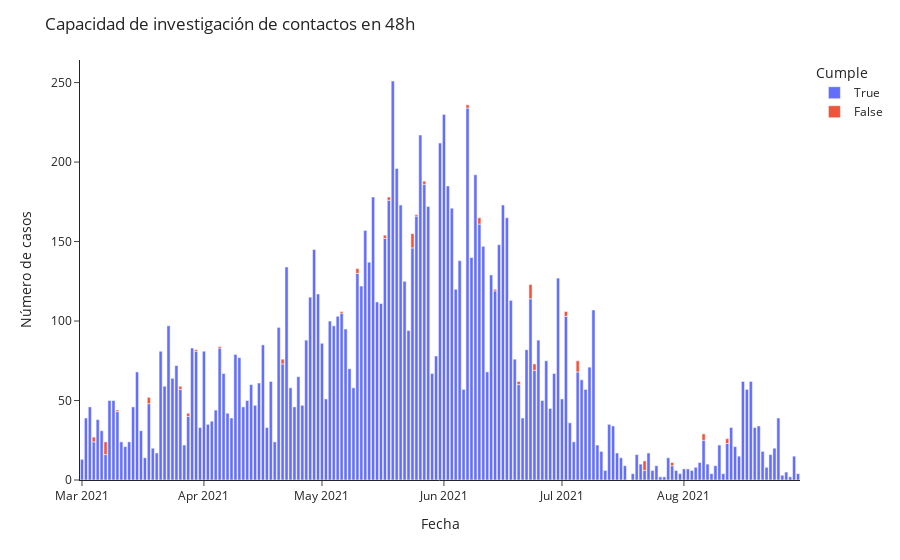

The notebook cell saved with this chart:
### Code cell
# Crea gráfico de etapa_clinica regional por semana epidemiologica

px.bar(df_seguimiento_ind7_clean.groupby(['fecha_cumple_requisitos','dif_ind7']).count()[['n_folio']].reset_index(),
        x= 'fecha_cumple_requisitos',
        y= 'n_folio',
        color= 'dif_ind7',
        labels={'dif_ind7':'Cumple'}, 
       ).update_layout(title= 'Capacidad de investigación de contactos en 48h',
                    yaxis_title='Número de casos',
                    xaxis_title='Fecha',
                    template='simple_white',
                      )                 
                    #xaxis=dict(tickmode = 'array',
                     #             tickvals = list(range(12,88,3)),
                      #            ticktext = list(list(range(12,54,3))+list(range(1,88,3))),
                      #           ),
               #     ).add_vline(x=53.5, line_width=3, line_dash='dash', line_color='gray'
                #               ).add_vrect(x0='50', x1='50', 
                 #                          annotation_text='2020', 
                  #                         annotation_position='top right',
                   #                        annotation=dict(font_size=18, 
                    #                                       font_family="'Open Sans', verdana, arial, sans-serif"),
                     #                                      opacity=0, 
                      #                                     line_width=0
                       #                   ).add_vrect(x0='84', x1='86', 
                        #                   annotation_text='2021', 
                         #                  annotation_position='top right',
                          #                 annotation=dict(font_size=18, 
                           #                                font_family="'Open Sans', verdana, arial, sans-serif"),
                            #                               opacity=0, 
                             #                              line_width=0)

### Figure 1 — Plotly figure (JSON) as saved in the notebook; plotly's stock layout.template omitted (floating-point values rounded to 4 significant figures; data arrays with more than 128 entries replaced by an {"elided": "..."} marker saying what was removed)
{"data": [{"alignmentgroup": "True", "hovertemplate": "Cumple=True<br>fecha_cumple_requisitos=%{x}<br>n_folio=%{y}<extra></extra>", "legendgroup": "True", "marker": {"color": "#636efa"}, "name": "True", "offsetgroup": "True", "orientation": "v", "showlegend": true, "textposition": "auto", "type": "bar", "x": {"elided": "182 str values"}, "xaxis": "x", "y": {"elided": "182 int values"}, "yaxis": "y"}, {"alignmentgroup": "True", "hovertemplate": "Cumple=False<br>fecha_cumple_requisitos=%{x}<br>n_folio=%{y}<extra></extra>", "legendgroup": "False", "marker": {"color": "#EF553B"}, "name": "False", "offsetgroup": "False", "orientation": "v", "showlegend": true, "textposition": "auto", "type": "bar", "x": ["2021-03-04T00:00:00", "2021-03-07T00:00:00", "2021-03-10T00:00:00", "2021-03-18T00:00:00", "2021-03-26T00:00:00", "2021-03-28T00:00:00", "2021-03-30T00:00:00", "2021-04-05T00:00:00", "2021-04-21T00:00:00", "2021-05-06T00:00:00", "2021-05-10T00:00:00", "2021-05-17T00:00:00", "2021-05-18T00:00:00", "2021-05-24T00:00:00", "2021-05-25T00:00:00", "2021-05-27T00:00:00", "2021-06-07T00:00:00", "2021-06-10T00:00:00", "2021-06-14T00:00:00", "2021-06-20T00:00:00", "2021-06-23T00:00:00", "2021-06-24T00:00:00", "2021-07-02T00:00:00", "2021-07-05T00:00:00", "2021-07-22T00:00:00", "2021-07-29T00:00:00", "2021-08-06T00:00:00", "2021-08-12T00:00:00"], "xaxis": "x", "y": [3, 8, 1, 4, 2, 2, 1, 1, 3, 1, 3, 2, 2, 9, 1, 2, 2, 4, 1, 2, 9, 4, 3, 7, 6, 2, 4, 3], "yaxis": "y"}], "layout": {"barmode": "relative", "legend": {"title": {"text": "Cumple"}, "tracegroupgap": 0}, "margin": {"t": 60}, "title": {"text": "Capacidad de investigación de contactos en 48h"}, "xaxis": {"anchor": "y", "domain": [0, 1], "title": {"text": "Fecha"}}, "yaxis": {"anchor": "x", "domain": [0, 1], "title": {"text": "Número de casos"}}}}
